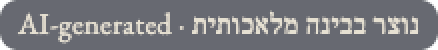
#> input picture tools/event_videos/ai-bug.png, 219 x 25 px (shown 2 times larger)
$ python -i steam_achievement_icons.py   (imports and definitions only)
#> lines starting #> are read from the running program, lines starting #| are printed output that depends on the picture
#> further down, picture is the input picture: PIL image 219x25 RGBA; mean R, G, B, A 39.2, 41, 50.1, 167.1
# /// script
# requires-python = ">=3.11"
# dependencies = ["pillow==12.3.0"]
# ///
"""Steam achievement icons (#2156): the five icons the owner chose on 1 November 2026 ("All A (Recommended)"), each
as an unlocked colour PNG and a greyed locked PNG, 256x256, in docs/steam/achievements/.

Every shape is drawn here with Pillow primitives: no font, no photograph, no 3D model, no AI image, no flag. The
colours are the game's UI tokens (unity/Assets/UI/Statecraft.uss:5-17, CC BY 4.0, LICENSING.md). Each icon is drawn
at 1024x1024 and downsampled for smooth edges. The locked icon is the unlocked one in greyscale, darkened and
flattened. The API names are those in docs/steam/README.md, "Achievements".

Usage: uv run tools/steam_achievement_icons.py [OUT_DIR]   (default docs/steam/achievements)
"""
import math
import sys
from pathlib import Path

from PIL import Image, ImageDraw, ImageEnhance, ImageOps

S = 1024  # working size; the icons are 256x256
NAVY_DEEP = (9, 14, 26)
NAVY_SOLID = (14, 22, 38)
NAVY_RAISED = (20, 31, 52)
GOLD = (196, 160, 92)
GOLD_LIGHT = (232, 204, 142)
INK = (236, 228, 210)
INK_DIM = (170, 164, 150)
FOCUS = (120, 98, 58)


# [131 lines left out: functions frame, poly_line, railway_a, burma_a, dash_line, house and 4 more, not called in this run]


def locked(im):
    g = ImageOps.grayscale(im)
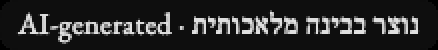
#> g: PIL image 219x25 L (shown 2 times larger); min 0, max 224, mean 41.8
    g = ImageEnhance.Contrast(g).enhance(0.55)
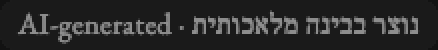
#> g: PIL image 219x25 L (shown 2 times larger); min 18, max 142, mean 41.3
    g = ImageEnhance.Brightness(g).enhance(0.62)
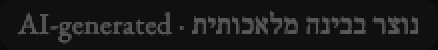
#> g: PIL image 219x25 L (shown 2 times larger); min 11, max 88, mean 25.4
    return g.convert("RGB")


ICONS = {
    "OBJ_RAILWAY": railway_a,
    "OBJ_BURMA_ROAD": burma_a,
    "OBJ_YISHUVIM": yishuvim_a,
    "OBJ_ABSORB_IMMIGRANTS": immigrants_a,
    "CAMPAIGN_DONE": done_a,
}


# [8 lines left out: function main, not called in this run]


# [2 lines not run here, left out]

>>> from PIL import Image
>>> picture = Image.open('event_videos/ai-bug.png')
>>> result = locked(picture)
